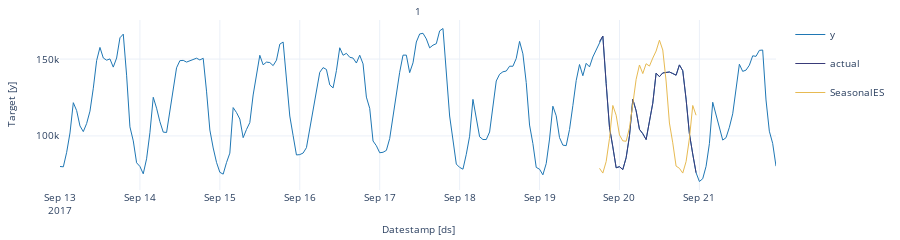
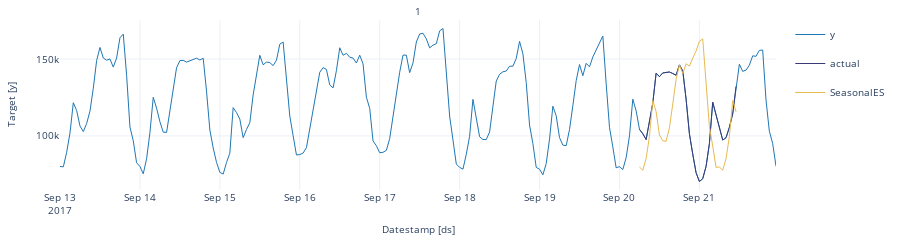
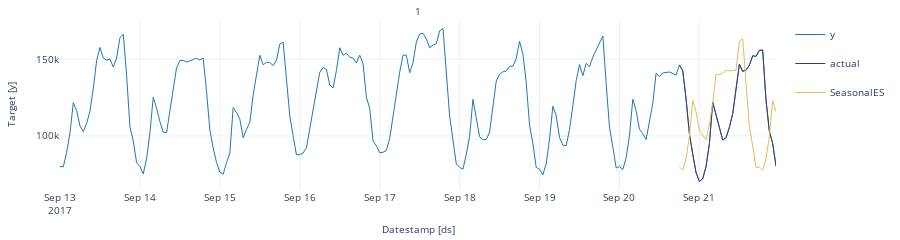

These figures' notebook cell, in order:
### Markdown cell above
We’ll now plot the forecast for each cutoff period. To make the plots clearer, we’ll rename the actual values in each period.

### Code cell
crossvalidation_df.rename(columns = {'y' : 'actual'}, inplace = True) # rename actual values 

cutoff = crossvalidation_df['cutoff'].unique()

for k in range(len(cutoff)): 
    cv = crossvalidation_df[crossvalidation_df['cutoff'] == cutoff[k]]
    StatsForecast.plot(df, cv.loc[:, cv.columns != 'cutoff'])

### Figure 1 — Plotly figure (JSON) as saved in the notebook; plotly's stock layout.template omitted (floating-point values rounded to 4 significant figures; data arrays with more than 128 entries replaced by an {"elided": "..."} marker saying what was removed)
{"data": [{"legendgroup": "y", "line": {"color": "#1f77b4", "width": 1}, "mode": "lines", "name": "y", "showlegend": true, "type": "scatter", "x": {"elided": "216 str values"}, "xaxis": "x", "y": {"elided": "216 int values"}, "yaxis": "y"}, {"legendgroup": "actual", "line": {"color": "#393b79", "width": 1}, "mode": "lines", "name": "actual", "showlegend": true, "type": "scatter", "x": ["2017-09-19T18:00:00", "2017-09-19T19:00:00", "2017-09-19T20:00:00", "2017-09-19T21:00:00", "2017-09-19T22:00:00", "2017-09-19T23:00:00", "2017-09-20T00:00:00", "2017-09-20T01:00:00", "2017-09-20T02:00:00", "2017-09-20T03:00:00", "2017-09-20T04:00:00", "2017-09-20T05:00:00", "2017-09-20T06:00:00", "2017-09-20T07:00:00", "2017-09-20T08:00:00", "2017-09-20T09:00:00", "2017-09-20T10:00:00", "2017-09-20T11:00:00", "2017-09-20T12:00:00", "2017-09-20T13:00:00", "2017-09-20T14:00:00", "2017-09-20T15:00:00", "2017-09-20T16:00:00", "2017-09-20T17:00:00", "2017-09-20T18:00:00", "2017-09-20T19:00:00", "2017-09-20T20:00:00", "2017-09-20T21:00:00", "2017-09-20T22:00:00", "2017-09-20T23:00:00"], "xaxis": "x", "y": [161385, 165010, 134090, 105585, 92855, 79270, 79980, 78110, 85785, 100010, 123880, 116335, 104290, 101440, 97635, 108265, 121250, 140850, 138555, 140990, 141525, 141590, 140610, 139515, 146215, 142425, 123945, 101360, 88170, 76050], "yaxis": "y"}, {"legendgroup": "SeasonalES", "line": {"color": "#e7ba52", "width": 1}, "mode": "lines", "name": "SeasonalES", "showlegend": true, "type": "scatter", "x": ["2017-09-19T18:00:00", "2017-09-19T19:00:00", "2017-09-19T20:00:00", "2017-09-19T21:00:00", "2017-09-19T22:00:00", "2017-09-19T23:00:00", "2017-09-20T00:00:00", "2017-09-20T01:00:00", "2017-09-20T02:00:00", "2017-09-20T03:00:00", "2017-09-20T04:00:00", "2017-09-20T05:00:00", "2017-09-20T06:00:00", "2017-09-20T07:00:00", "2017-09-20T08:00:00", "2017-09-20T09:00:00", "2017-09-20T10:00:00", "2017-09-20T11:00:00", "2017-09-20T12:00:00", "2017-09-20T13:00:00", "2017-09-20T14:00:00", "2017-09-20T15:00:00", "2017-09-20T16:00:00", "2017-09-20T17:00:00", "2017-09-20T18:00:00", "2017-09-20T19:00:00", "2017-09-20T20:00:00", "2017-09-20T21:00:00", "2017-09-20T22:00:00", "2017-09-20T23:00:00"], "xaxis": "x", "y": [78920.0, 75820.0, 83300.0, 98290.0, 119800.0, 113500.0, 100600.0, 96790.0, 96520.0, 105300.0, 120800.0, 136800.0, 146200.0, 140600.0, 147000.0, 145400.0, 150600.0, 155200.0, 162300.0, 155900.0, 135700.0, 108400.0, 95500.0, 80370.0, 78920.0, 75820.0, 83300.0, 98290.0, 119800.0, 113500.0], "yaxis": "y"}], "layout": {"annotations": [{"font": {"size": 10}, "showarrow": false, "text": "1", "x": 0.5, "xanchor": "center", "xref": "paper", "y": 1, "yanchor": "bottom", "yref": "paper"}, {"font": {"size": 10}, "showarrow": false, "text": "Datestamp [ds]", "x": 0.5, "xanchor": "center", "xref": "paper", "y": 0, "yanchor": "top", "yref": "paper", "yshift": -30}, {"font": {"size": 10}, "showarrow": false, "text": "Target [y]", "textangle": -90, "x": 0, "xanchor": "right", "xref": "paper", "xshift": -40, "y": 0.5, "yanchor": "middle", "yref": "paper"}], "autosize": true, "font": {"size": 10}, "height": 150, "margin": {"b": 50, "l": 60, "r": 10, "t": 20}, "xaxis": {"anchor": "y", "domain": [0, 1], "showticklabels": true, "visible": true}, "yaxis": {"anchor": "x", "domain": [0, 1]}}}

### Figure 2 — Plotly figure (JSON) as saved in the notebook; plotly's stock layout.template omitted (floating-point values rounded to 4 significant figures; data arrays with more than 128 entries replaced by an {"elided": "..."} marker saying what was removed)
{"data": [{"legendgroup": "y", "line": {"color": "#1f77b4", "width": 1}, "mode": "lines", "name": "y", "showlegend": true, "type": "scatter", "x": {"elided": "216 str values"}, "xaxis": "x", "y": {"elided": "216 int values"}, "yaxis": "y"}, {"legendgroup": "actual", "line": {"color": "#393b79", "width": 1}, "mode": "lines", "name": "actual", "showlegend": true, "type": "scatter", "x": ["2017-09-20T06:00:00", "2017-09-20T07:00:00", "2017-09-20T08:00:00", "2017-09-20T09:00:00", "2017-09-20T10:00:00", "2017-09-20T11:00:00", "2017-09-20T12:00:00", "2017-09-20T13:00:00", "2017-09-20T14:00:00", "2017-09-20T15:00:00", "2017-09-20T16:00:00", "2017-09-20T17:00:00", "2017-09-20T18:00:00", "2017-09-20T19:00:00", "2017-09-20T20:00:00", "2017-09-20T21:00:00", "2017-09-20T22:00:00", "2017-09-20T23:00:00", "2017-09-21T00:00:00", "2017-09-21T01:00:00", "2017-09-21T02:00:00", "2017-09-21T03:00:00", "2017-09-21T04:00:00", "2017-09-21T05:00:00", "2017-09-21T06:00:00", "2017-09-21T07:00:00", "2017-09-21T08:00:00", "2017-09-21T09:00:00", "2017-09-21T10:00:00", "2017-09-21T11:00:00"], "xaxis": "x", "y": [104290, 101440, 97635, 108265, 121250, 140850, 138555, 140990, 141525, 141590, 140610, 139515, 146215, 142425, 123945, 101360, 88170, 76050, 70335, 72150, 80195, 94945, 121910, 113950, 106495, 97290, 98860, 105635, 114380, 132335], "yaxis": "y"}, {"legendgroup": "SeasonalES", "line": {"color": "#e7ba52", "width": 1}, "mode": "lines", "name": "SeasonalES", "showlegend": true, "type": "scatter", "x": ["2017-09-20T06:00:00", "2017-09-20T07:00:00", "2017-09-20T08:00:00", "2017-09-20T09:00:00", "2017-09-20T10:00:00", "2017-09-20T11:00:00", "2017-09-20T12:00:00", "2017-09-20T13:00:00", "2017-09-20T14:00:00", "2017-09-20T15:00:00", "2017-09-20T16:00:00", "2017-09-20T17:00:00", "2017-09-20T18:00:00", "2017-09-20T19:00:00", "2017-09-20T20:00:00", "2017-09-20T21:00:00", "2017-09-20T22:00:00", "2017-09-20T23:00:00", "2017-09-21T00:00:00", "2017-09-21T01:00:00", "2017-09-21T02:00:00", "2017-09-21T03:00:00", "2017-09-21T04:00:00", "2017-09-21T05:00:00", "2017-09-21T06:00:00", "2017-09-21T07:00:00", "2017-09-21T08:00:00", "2017-09-21T09:00:00", "2017-09-21T10:00:00", "2017-09-21T11:00:00"], "xaxis": "x", "y": [79769, 77650.0, 85290.0, 99670.0, 123100.0, 115800.0, 100600.0, 96790.0, 96520.0, 105300.0, 120800.0, 136800.0, 146200.0, 140600.0, 147000.0, 145400.0, 150600.0, 155200.0, 161600.0, 163200.0, 134400.0, 106100.0, 93380.0, 79490.0, 79769, 77650.0, 85290.0, 99670.0, 123100.0, 115800.0], "yaxis": "y"}], "layout": {"annotations": [{"font": {"size": 10}, "showarrow": false, "text": "1", "x": 0.5, "xanchor": "center", "xref": "paper", "y": 1, "yanchor": "bottom", "yref": "paper"}, {"font": {"size": 10}, "showarrow": false, "text": "Datestamp [ds]", "x": 0.5, "xanchor": "center", "xref": "paper", "y": 0, "yanchor": "top", "yref": "paper", "yshift": -30}, {"font": {"size": 10}, "showarrow": false, "text": "Target [y]", "textangle": -90, "x": 0, "xanchor": "right", "xref": "paper", "xshift": -40, "y": 0.5, "yanchor": "middle", "yref": "paper"}], "autosize": true, "font": {"size": 10}, "height": 150, "margin": {"b": 50, "l": 60, "r": 10, "t": 20}, "xaxis": {"anchor": "y", "domain": [0, 1], "showticklabels": true, "visible": true}, "yaxis": {"anchor": "x", "domain": [0, 1]}}}

### Figure 3 — Plotly figure (JSON) as saved in the notebook; plotly's stock layout.template omitted (floating-point values rounded to 4 significant figures; data arrays with more than 128 entries replaced by an {"elided": "..."} marker saying what was removed)
{"data": [{"legendgroup": "y", "line": {"color": "#1f77b4", "width": 1}, "mode": "lines", "name": "y", "showlegend": true, "type": "scatter", "x": {"elided": "216 str values"}, "xaxis": "x", "y": {"elided": "216 int values"}, "yaxis": "y"}, {"legendgroup": "actual", "line": {"color": "#393b79", "width": 1}, "mode": "lines", "name": "actual", "showlegend": true, "type": "scatter", "x": ["2017-09-20T18:00:00", "2017-09-20T19:00:00", "2017-09-20T20:00:00", "2017-09-20T21:00:00", "2017-09-20T22:00:00", "2017-09-20T23:00:00", "2017-09-21T00:00:00", "2017-09-21T01:00:00", "2017-09-21T02:00:00", "2017-09-21T03:00:00", "2017-09-21T04:00:00", "2017-09-21T05:00:00", "2017-09-21T06:00:00", "2017-09-21T07:00:00", "2017-09-21T08:00:00", "2017-09-21T09:00:00", "2017-09-21T10:00:00", "2017-09-21T11:00:00", "2017-09-21T12:00:00", "2017-09-21T13:00:00", "2017-09-21T14:00:00", "2017-09-21T15:00:00", "2017-09-21T16:00:00", "2017-09-21T17:00:00", "2017-09-21T18:00:00", "2017-09-21T19:00:00", "2017-09-21T20:00:00", "2017-09-21T21:00:00", "2017-09-21T22:00:00", "2017-09-21T23:00:00"], "xaxis": "x", "y": [146215, 142425, 123945, 101360, 88170, 76050, 70335, 72150, 80195, 94945, 121910, 113950, 106495, 97290, 98860, 105635, 114380, 132335, 146630, 141995, 142815, 146020, 152120, 151790, 155665, 155890, 123395, 103080, 95155, 80285], "yaxis": "y"}, {"legendgroup": "SeasonalES", "line": {"color": "#e7ba52", "width": 1}, "mode": "lines", "name": "SeasonalES", "showlegend": true, "type": "scatter", "x": ["2017-09-20T18:00:00", "2017-09-20T19:00:00", "2017-09-20T20:00:00", "2017-09-20T21:00:00", "2017-09-20T22:00:00", "2017-09-20T23:00:00", "2017-09-21T00:00:00", "2017-09-21T01:00:00", "2017-09-21T02:00:00", "2017-09-21T03:00:00", "2017-09-21T04:00:00", "2017-09-21T05:00:00", "2017-09-21T06:00:00", "2017-09-21T07:00:00", "2017-09-21T08:00:00", "2017-09-21T09:00:00", "2017-09-21T10:00:00", "2017-09-21T11:00:00", "2017-09-21T12:00:00", "2017-09-21T13:00:00", "2017-09-21T14:00:00", "2017-09-21T15:00:00", "2017-09-21T16:00:00", "2017-09-21T17:00:00", "2017-09-21T18:00:00", "2017-09-21T19:00:00", "2017-09-21T20:00:00", "2017-09-21T21:00:00", "2017-09-21T22:00:00", "2017-09-21T23:00:00"], "xaxis": "x", "y": [79769, 77650.0, 85290.0, 99670.0, 123100.0, 115800.0, 103600.0, 100500.0, 97410.0, 107700.0, 121200.0, 140000.0, 140100.0, 140900.0, 142600.0, 142400.0, 142600.0, 142700.0, 161600.0, 163200.0, 134400.0, 106100.0, 93380.0, 79490.0, 79769, 77650.0, 85290.0, 99670.0, 123100.0, 115800.0], "yaxis": "y"}], "layout": {"annotations": [{"font": {"size": 10}, "showarrow": false, "text": "1", "x": 0.5, "xanchor": "center", "xref": "paper", "y": 1, "yanchor": "bottom", "yref": "paper"}, {"font": {"size": 10}, "showarrow": false, "text": "Datestamp [ds]", "x": 0.5, "xanchor": "center", "xref": "paper", "y": 0, "yanchor": "top", "yref": "paper", "yshift": -30}, {"font": {"size": 10}, "showarrow": false, "text": "Target [y]", "textangle": -90, "x": 0, "xanchor": "right", "xref": "paper", "xshift": -40, "y": 0.5, "yanchor": "middle", "yref": "paper"}], "autosize": true, "font": {"size": 10}, "height": 150, "margin": {"b": 50, "l": 60, "r": 10, "t": 20}, "xaxis": {"anchor": "y", "domain": [0, 1], "showticklabels": true, "visible": true}, "yaxis": {"anchor": "x", "domain": [0, 1]}}}
